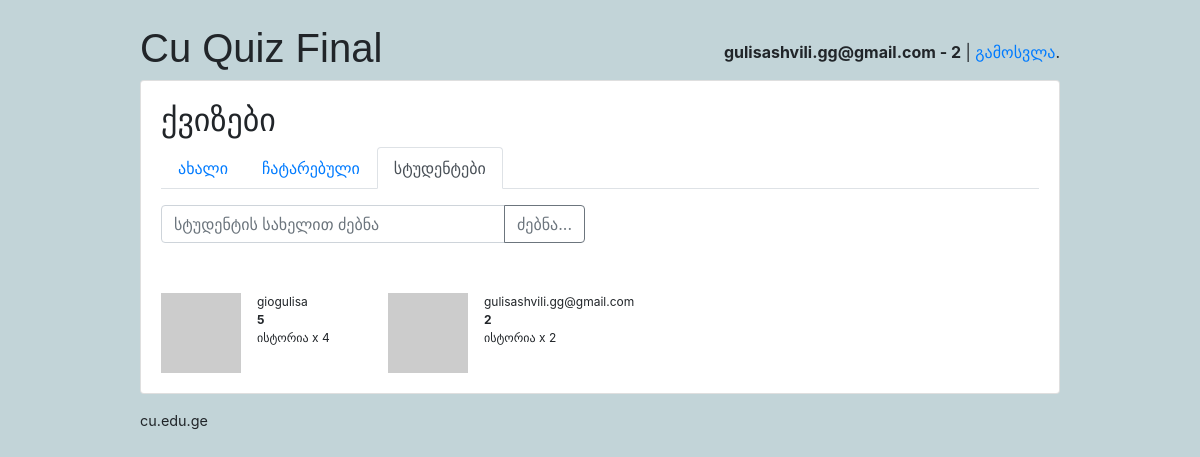
The app's page /students/s/ (signed in) with its own data.
### classroom/models.py (models this page shows, shortened)
class User(AbstractUser):
    is_student = models.BooleanField(default=False)
    is_teacher = models.BooleanField(default=False)
    username = models.CharField(error_messages={'unique': 'მომხმარებლის სახელი დაკავებულია.'}, max_length=150, unique=True, verbose_name='მომხმარებლის სახელი')

class Student(models.Model):
    user = models.OneToOneField(User, on_delete=models.CASCADE, primary_key=True)
    quizzes = models.ManyToManyField(Quiz, through='TakenQuiz')
    interests = models.ManyToManyField(Subject, related_name='interested_students')
    score = models.IntegerField(default=0)

### classroom/views/students.py (the view)
# urls.py: path('s/', students.StudentList.as_view(), name='student_list'),
@method_decorator([login_required, student_required], name='dispatch')
class StudentList(ListView):
    paginate_by = 36
    template_name = 'classroom/students/student_list.html'
    context_object_name = 'students'
    def get_queryset(self):
        query = self.request.GET.get('q', '')
        User = get_user_model()
        queryset = Student.objects.order_by('-score')
        if query:
            queryset = queryset.filter(user__username__icontains=query)
        return queryset

### classroom/templatetags/quiz_extras.py (called while the page is built)
@register.filter
def gravatar_url(username, size=40):
    username_hash = hashlib.md5(username.lower().encode('utf-8')).hexdigest()
    return f"https://www.gravatar.com/avatar/{username_hash}?s={size}&d=identicon"

@register.filter
def top_subject(taken_quizzes):
    subjects = taken_quizzes.values('quiz__subject__name') \
        .annotate(score=Sum('score')) \
        .order_by('-score')
    if subjects:
        name = subjects[0]['quiz__subject__name']
        score = subjects[0]['score']
        return f"{name} x {score}"
    return ""

### classroom/templates/classroom/students/student_list.html (shortened to what this page needs)
{% extends 'base.html' %}
{% load quiz_extras %}
{% block content %}
  {% include 'classroom/students/_header.html' with active='students' %}
<form method='GET'>
  <div class="row">
    <div class="col-sm-6">
      <div class="input-group mb-3">
        <input type="text" class="form-control" name='q' value='{{ request.GET.q }}' placeholder="სტუდენტის სახელით ძებნა">
        <div class="input-group-append">
          <button class="btn btn-outline-secondary" type="submit">ძებნა...</button>
        </div>
      </div>
    </div>
  </div>
</form>
<br>
<div class="row">
{% for student in students %}
  <div class="col-sm-3">
    <div class="media">
      <a>
        <img class="mr-3" src="{{ student.user.username|gravatar_url:50 }}" alt="{{student.user.get_full_name}}">
      </a>
      <div class="media-body" style="font-size: 12px">
        {{student.user.username}}<br>
        <strong>{{student.score}}</strong><br>
        {{student.taken_quizzes.all|top_subject}}
      </div>
    </div>
  </div>
{% empty %}
  <div class="col-sm-6"><p class="text-warning">არცერთი სტუდენტი არ მოიძებნა</p></div>
{% endfor %}
</div>
{% endblock %}

### templates/base.html (shortened to what this page needs)
{% load static %}<!doctype html>
<html lang="en">
  <head>
    <link rel="stylesheet" href="{% static 'css/bootstrap.min.css' %}">
    <link rel="stylesheet" type="text/css" href="{% static 'css/app.css' %}">
    {% if user.is_authenticated and user.is_teacher %}
      <link rel="stylesheet" type="text/css" href="{% static 'css/teachers.css' %}">
    {% else %}
      <link rel="stylesheet" type="text/css" href="{% static 'css/students.css' %}">
    {% endif %}
  </head>
  <body>
    <div class="container my-4">
      <div class="row justify-content-center">
        <div class="col-md-10 col-sm-12">
          <div class="row">
            <div class="col-6">
              <h1 class="logo">
                <a href="{% url 'home' %}">
                  Cu Quiz Final
                </a>
              </h1>
            </div>
            <div class="col-6 text-right">
              {% if user.is_authenticated %}
                <p class="pt-3"><strong>{{ user.username }}{% if user.is_student %} - {{user.student.score}}{% endif %}</strong> | <a href="{% url 'logout' %}">გამოსვლა</a>.</p>
              {% else %}
                <a href="{% url 'login' %}" class="btn btn-light" role="button">შესვლა</a>
                <a href="{% url 'signup' %}" class="btn btn-primary" role="button">რეგისტრაცია</a>
              {% endif %}
            </div>
          </div>
          <div class="card mb-3">
            <div class="card-body">
              {% block content %}
              {% endblock %}
            </div>
          </div>
          <footer>
            <a href="https://cu.edu.ge">cu.edu.ge</a>
          </footer>
        </div>
      </div>
    </div>
  </body>
</html>

### static/css/app.css (style rules this page uses)
.logo { font-family: 'Muli', sans-serif; }
.logo a { color: #212529; text-decoration: none; }
footer { font-size: .9rem; }
footer a { color: #212529; }

### static/css/students.css (style rules this page uses)
body { background-color: #c2d4d8; }

### classroom/templates/classroom/students/student_list.html (style rules this page uses)
.media { margin-top: 10px }

### records on screen
User: username "gulisashvili.gg@gmail.com", student.score "2"
Student: user.username "giogulisa", score "5", taken_quizzes.all|top_subject "ისტორია x 4"
Student: user.username "gulisashvili.gg@gmail.com", score "2", taken_quizzes.all|top_subject "ისტორია x 2"
